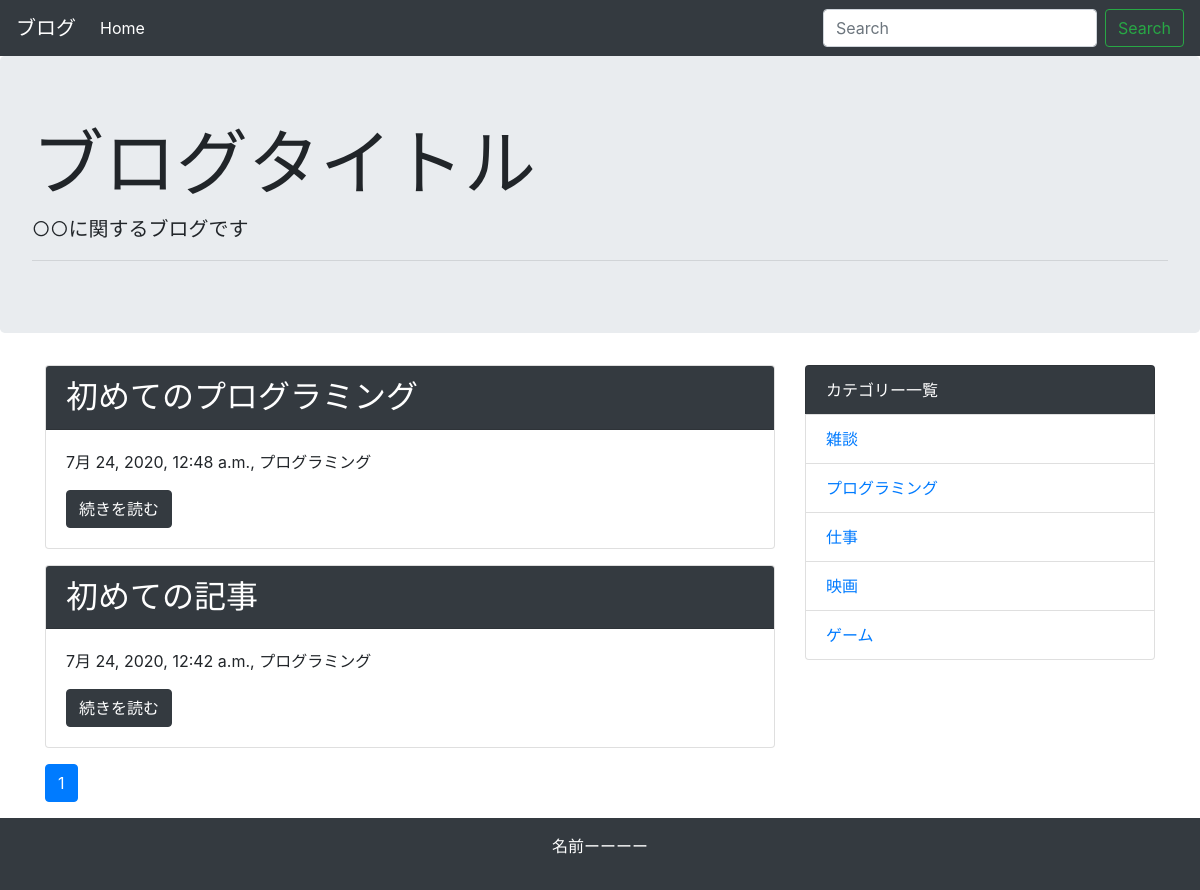
The app's page /category/2/ with its own data.
### blog/models.py (models this page shows, shortened)
class Post(models.Model):
    title = models.CharField('タイトル', max_length=30)
    text = models.TextField('本文')
    created_at = models.DateTimeField('作成日', default=timezone.now)
    category = models.ForeignKey(Category, verbose_name='カテゴリ',
                                 on_delete=models.PROTECT)

class Category(models.Model):
    name = models.CharField('カテゴリ名', max_length=255)
    created_at = models.DateTimeField('作成日', default=timezone.now)
    def __str__(self):
        return self.name

### blog/views.py (the view)
# urls.py: path('category/<int:pk>/', views.CategoryView.as_view(), name='category'),
class CategoryView(generic.ListView):
    model = Post
    paginate_by = 7
    def get_queryset(self):
        category_pk = self.kwargs['pk']
        queryset = Post.objects.order_by('-created_at').filter(
            category__pk=category_pk)
        return queryset

### blog/context_processors.py (called while the page is built)
def common(request):
    context = {
        'category_list': Category.objects.all()
    }
    return context

### blog/templatetags/mytag.py (called while the page is built)
@register.simple_tag
def url_replace(request, field, value):
    url_dict = request.GET.copy()
    url_dict[field] = value
    return url_dict.urlencode()

### blog/templates/blog/post_list.html
{% extends 'blog/base.html' %}
{% block content %}
    {% for post in post_list %}
        <div class="card mb-3">
            <h2 class="card-header bg-dark text-white">{{ post.title }}</h2>
            <div class="card-body">
                <p>{{ post.created_at }}, {{ post.category }}</p>
                <a href="{% url 'blog:detail' post.pk %}" class="btn btn-dark">続きを読む</a>
            </div>
        </div>
    {% endfor %}
    {% include 'blog/page.html' %}
{% endblock %}

### blog/templates/blog/base.html (shortened to what this page needs)
<!doctype html>
<html lang="ja">
<head>
    <link rel="stylesheet"
          href="https://maxcdn.bootstrapcdn.com/bootstrap/4.0.0-beta.2/css/bootstrap.min.css"
>
</head>
<body>
<nav class="navbar navbar-expand-lg navbar-dark bg-dark">
    <a class="navbar-brand" href="#">ブログ</a>
    <div class="collapse navbar-collapse" id="navbarSupportedContent">
        <ul class="navbar-nav mr-auto">
            <li class="nav-item active">
                <a class="nav-link" href="{% url 'blog:index' %}">Home </a>
            </li>
        </ul>
        <form class="form-inline my-2 my-lg-0" method="GET"
              action="{% url 'blog:index' %}">
            <input class="form-control mr-sm-2" type="text" placeholder="Search"
                   aria-label="Search" name="keyword">
            <button class="btn btn-outline-success my-2 my-sm-0" type="submit">
                Search
            </button>
        </form>
    </div>
</nav>
<div class="jumbotron">
    <h1 class="display-3">ブログタイトル</h1>
    <p class="lead">○○に関するブログです</p>
    <hr class="my-2">
</div>
<div class="container">
    <div class="row">
        <div class="col-md-8">
            {% block content %}
            {% endblock %}
        </div>
        <div class="col-md-4">
            <ul class="list-group">
                <li class="list-group-item bg-dark text-white">カテゴリー一覧</li>
                {% for category in category_list %}
                    <li class="list-group-item"><a
                            href="{% url 'blog:category' category.pk %}"> {{ category }}</a>
                    </li>
                {% endfor %}
            </ul>
        </div>
    </div>
</div>
<footer class="bg-dark text-white text-center py-3">
    <p>名前ーーーー</p>
</footer>
</body>
</html>

### records on screen
Post: title "初めてのプログラミング", created_at "7月 24, 2020, 12:48 a.m.", category "プログラミング"
Post: title "初めての記事", created_at "7月 24, 2020, 12:42 a.m.", category "プログラミング"
Category: name "雑談"
Category: name "プログラミング"
Category: name "仕事"
Category: name "映画"
Category: name "ゲーム"

### other values on screen
{{ link_page }} "1"
